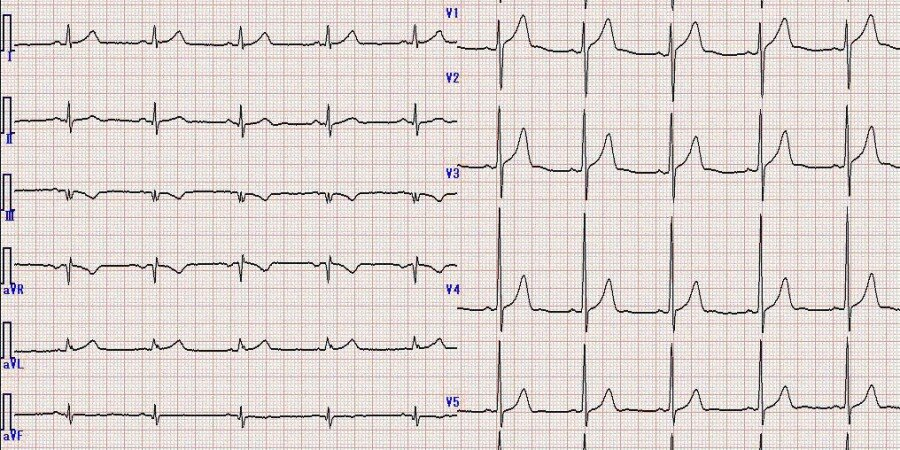
#> input picture scanner/test.jpg, 900 x 450 px
$ python scanner.py
#> lines starting #> are read from the running program, lines starting #| are printed output that depends on the picture; after the words box and inside, x2 and y2 are one past the last pixel; in counts of white or black regions, pixels touching at a corner belong together
import cv2
import numpy as np
from matplotlib import pyplot as plt
from scipy.interpolate import interp1d

# Pour tester les résultats
fig, axes = plt.subplots(2, 3, figsize=(12, 6))

# Etape 01 :
# Récupération de l'image de base
image = cv2.imread("test.jpg")
#> image is the input picture: shape (450, 900, 3); mean B, G, R 211.5, 214.4, 222.7
axes[0, 0].imshow(image)
axes[0, 0].set_title("Image de base")

# Standardiser la hauteur de l'image
# HEIGHT = 400
# (h, w) = image.shape[:2]
# ratio = HEIGHT / float(h)
# dim = (int(w * ratio), HEIGHT)

# image = cv2.resize(image, dim, interpolation=cv2.INTER_NEAREST)
# cv2.imshow(f"Ajustement de la taille a {HEIGHT}px", image)

# Etape 02 :
# Transformation en niveaux de gris
grayscale = cv2.cvtColor(image, cv2.COLOR_BGR2GRAY)
axes[0, 1].imshow(grayscale)
axes[0, 1].set_title("Image en niveaux de gris")

# Etape 03 :
# Réglage du contraste et de la luminosité
contrast = 0.6
light = 20
adjusted = cv2.convertScaleAbs(grayscale, alpha=contrast, beta=light)
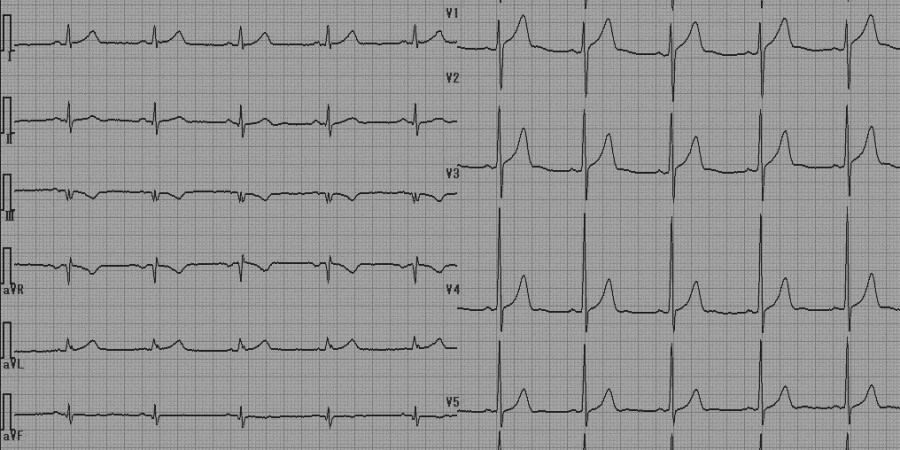
#> adjusted: shape (450, 900); min 20, max 173, mean 149.9
axes[0, 2].imshow(adjusted)
axes[0, 2].set_title("Ajustement du contraste de et de la luminosité")

# Etape 04 :
# Binarisation
threshold = 70
_, binary = cv2.threshold(adjusted, threshold, 127, cv2.THRESH_BINARY_INV + cv2.THRESH_OTSU)
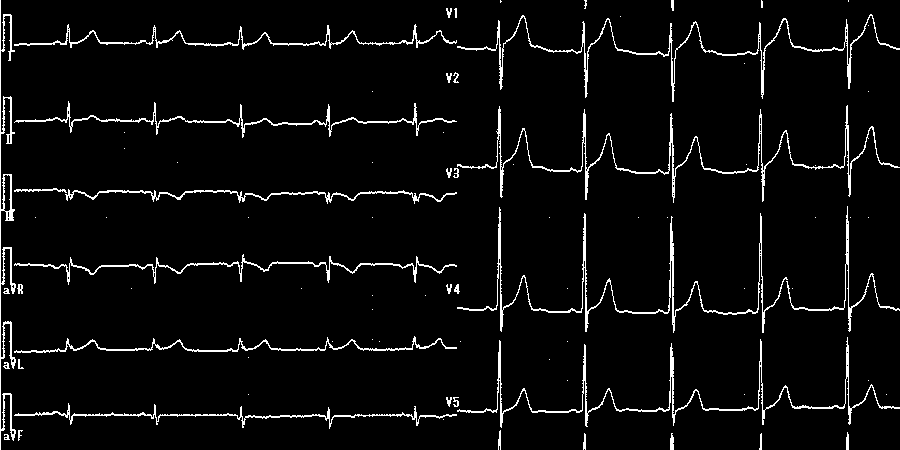
#> binary: shape (450, 900); values 0 (black) and 127 (white), 4.5% white in thin lines or dots
axes[1, 0].imshow(binary)
axes[1, 0].set_title("Seuillage (binarisation)")

# Etape 05 :
# Détection des lignes
contours, _ = cv2.findContours(binary, cv2.RETR_EXTERNAL, cv2.CHAIN_APPROX_NONE)
#> contours = 83 contours, 64 with area under 20; largest, box (x1, y1, x2, y2) and area: (457, 105, 900, 203) 1026, (457, 337, 900, 428) 989, (457, 207, 788, 333) 958, (0, 0, 16, 450) 904, (457, 14, 900, 102) 901

canvas = np.zeros(binary.shape, np.uint8)
canvas = cv2.cvtColor(canvas, cv2.COLOR_GRAY2BGR)
#> canvas: shape (450, 900, 3); every value is 0

cv2.drawContours(canvas, contours, -1, (255, 0, 0), 3, cv2.LINE_AA)
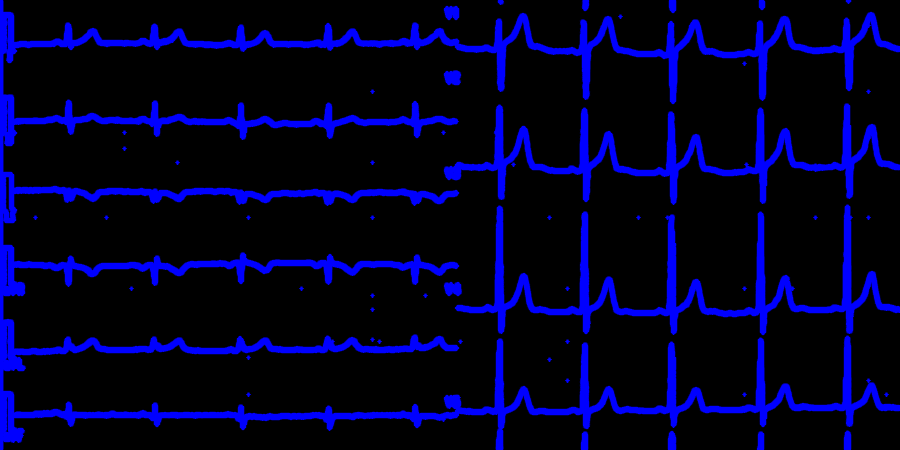
#> canvas: shape (450, 900, 3); mean B, G, R 38.4, 0, 0

axes[1, 1].imshow(canvas)
axes[1, 1].set_title("Contours des lignes")

# Etape 06 :
# Ligne la plus longue
max_contour = max(contours, key=lambda x: cv2.arcLength(x, True))
#> max_contour = contour of 2549 points, box (x1, y1, x2, y2) (457, 105, 900, 203), area 1026
graph_line = np.zeros(canvas.shape)

cv2.drawContours(graph_line, max_contour, -1, (255, 0, 0), 5, cv2.LINE_AA)
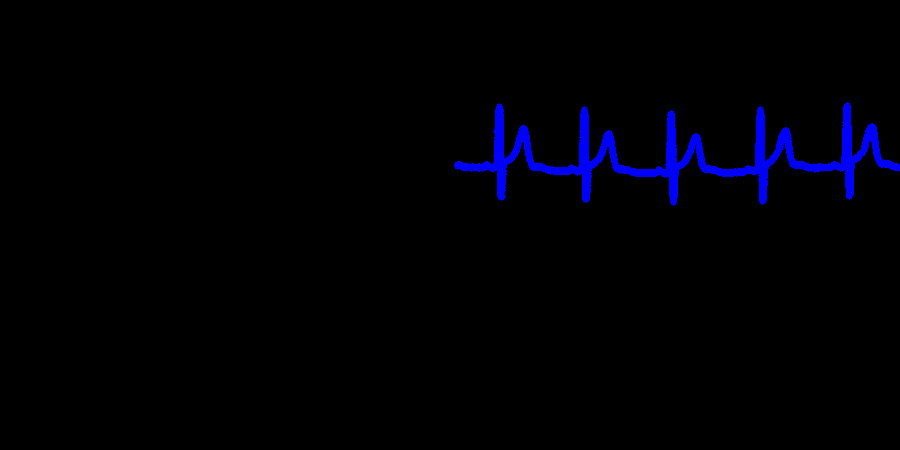
#> graph_line: shape (450, 900, 3) float64; mean of channels 0, 1, 2 5.8, 0, 0; drawn as B, G, R

axes[1, 2].imshow(graph_line)
axes[1, 2].set_title("Ligne la plus longue")

# Etape 07 :
# Numérisation
precision = 10000
epsilon = 1/precision * cv2.arcLength(max_contour, True)
#> epsilon = 0.281
approx = cv2.approxPolyDP(max_contour, epsilon, True)
#> approx = contour of 899 points, box (x1, y1, x2, y2) (457, 105, 900, 203), area 1026

app = np.reshape(approx, (1, approx.shape[0], 2))
#> app = 899 pairs, first value 457 to 899, second value 105 to 202
result = [(x, y) for sublist in app for x, y in sublist]
#> result has the same summary as app

x_y_dict = {}
for x, y in result:
    if x not in x_y_dict:
        x_y_dict[x] = [y]
    else:
        x_y_dict[x].append(y)
#> this loop made 899 passes
#> (x, y) on passes 1 to 3: (899, 167), (898, 167), (897, 166)
#> after the loop, x_y_dict = 291 items

new_points = []
for x, y_values in x_y_dict.items():
    avg_y = sum(y_values)/len(y_values)
    new_points.append((x, avg_y))
#> this loop made 291 passes
#> (x, y_values, avg_y) on passes 1 to 3: (899, [167], 167), (898, [167], 167), (897, [166], 166)
#> after the loop, new_points = 291 pairs, first value 457 to 899, second value 117.2 to 189.6

new_points = sorted(new_points, key=lambda p: p[0])

x = np.array([x for x, y in new_points])
#> x = 291 values from 457 to 899
y = np.array([100 - y for x, y in new_points])
#> y = 291 values, max -17.25 at index 185, min -89.6 at index 251, mean -59.47

cubic_interpolation_model = interp1d(x, y, kind="cubic", fill_value="extrapolate")
X_ = np.linspace(x.min(), x.max(), 500)
#> X_ = 500 values from 457 to 899
Y_ = cubic_interpolation_model(X_)
#> Y_ = 500 values, max -16.68 at index 342, min -87.43 at index 443, mean -62.23

plt.figure(figsize=(10, 6))
plt.plot(X_, Y_)
plt.xlim(x.min(), x.max())
plt.ylim(Y_.min(), Y_.max())
plt.grid(True)
plt.show()
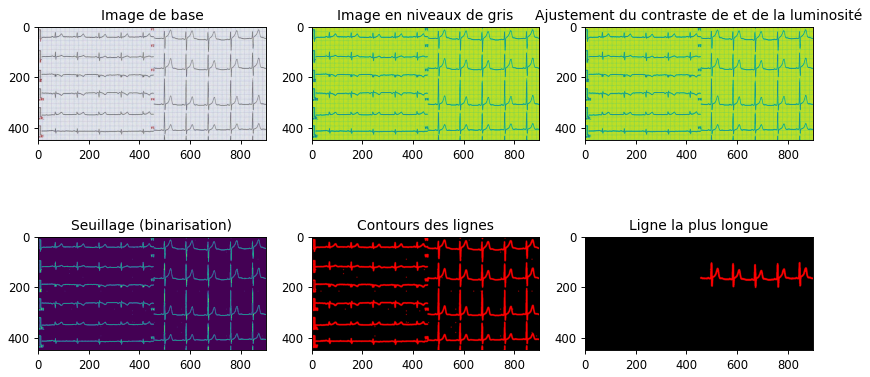
#> figure drawn by matplotlib, 6 panels; B, G, R data is drawn as R, G, B
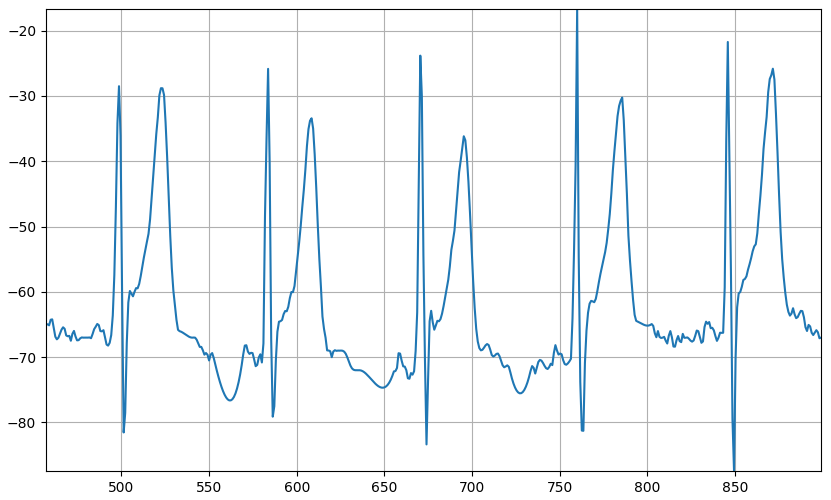
#> figure drawn by matplotlib, 1 panel; curve peaks at x = 759.9, y = -16.68

cv2.waitKey(0)

cv2.destroyAllWindows()
